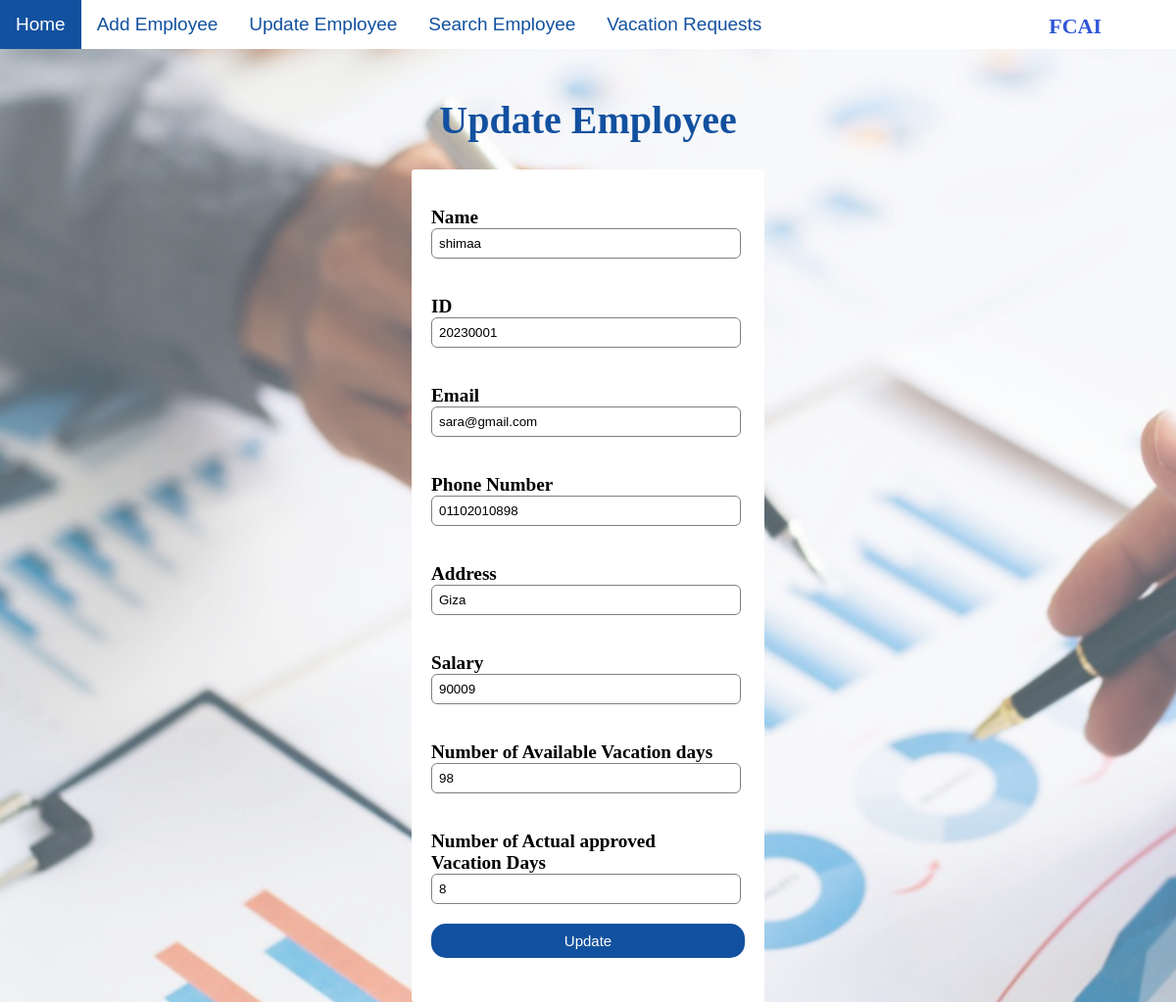
Page /update/update/20230001 on the earlier database version.
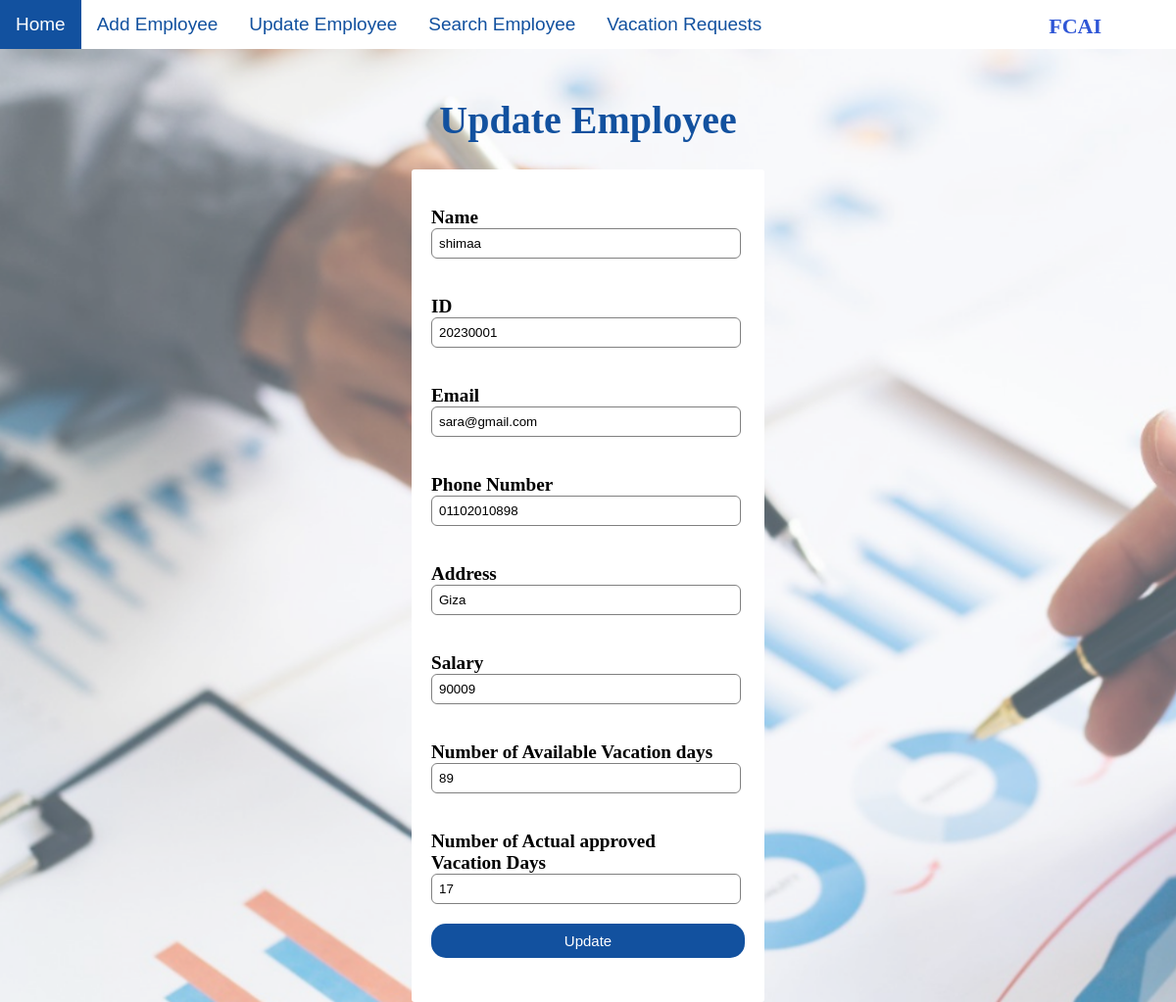
Same page on the later database version.
### HR/models.py (models this page shows)
class RegisterForm(models.Model):
    gndr=[
        ('Male','M'),('Female','F'),
        ]
    ms=[
        ('Single','Single'),('Married','Married'),
        ]
    stats=[
        ('Active','Active'),
        ('Inactive','Inactive'),
    ]
    EmployeeID = models.CharField(max_length=100,primary_key=True)
    EmployeeName = models.CharField(max_length=100)
    email = models.EmailField(max_length=100)
    phone = models.CharField(max_length=100)
    Addres = models.CharField(max_length=100)
    Salary = models.CharField(max_length=100)
    NumberVacation = models.IntegerField()
    NumberApprovedVacation = models.IntegerField()
    Date = models.DateField()
    Gender = models.CharField(max_length=8,choices=gndr)
    Status = models.CharField(max_length=8,choices=stats)
    MARITALSTATUE = models.CharField(max_length=8,choices=ms)

### HR/views.py (the view)
# urls.py: path('update/<int:EmployeeID>', views.update, name='update'),
def update(request, EmployeeID):
  mymember = RegisterForm.objects.get(EmployeeID=EmployeeID)
  template = loader.get_template('editinfo.html')
  context = {
    'mymember': mymember,
  }
  return HttpResponse(template.render(context, request))

### HR/templates/editinfo.html (shortened to what this page needs)
{% load static %}
{% block content%}
<!DOCTYPE html>
<html>
<head>
    <link rel="stylesheet" href="{% static 'css/updateEmployee.css' %}">
    {% include 'navbar.html' %}
</head>
<body>
    <h1 id = "head">Update Employee</h1>
    <div class="bigdiv">
        <form name="upform" action="updaterecord/{{ mymember.EmployeeID }}" method="POST" onsubmit='loadDoc()' >
            <div class="radio1">
                <div>
                    <br>
                    <label> Name</label>
                    <input class="nametbup" type="text" id="new" name="EmployeeName" value="{{ mymember.EmployeeName }}" > <br>
                </div>
                <br>
                <div>
                    <label> ID </label>
                    <input type="text" ID="newID"   name="EmployeeID"  value="{{ mymember.EmployeeID }}"><br>
                    <br>
                </div>
                <div>
                    <label> Email </label>
                    <input type="email" id="mail" name="email" value="{{mymember.email}}"><br>
                </div>
                <br>
                <div>
                    <label> Phone Number </label>
                    <input type="number" id="num" name="phone" value="{{mymember.phone}}"><br>
                </div>
                <br>
                <div>
                    <label> Address </label>
                    <input type="text" id="a" name="Addres" value="{{mymember.Addres}}"><br>
                </div>
                <br>
                <div>
                    <label> Salary </label>
                    <input type="number" id="s" name="Salary" value="{{mymember.Salary}}"> <br>
                </div>
                <br>
                <div>
                    <label> Number of Available Vacation days </label>
                    <input type="number" id="vacdays" name="NumberVacation" value="{{mymember.NumberVacation}}"> <br>
                </div>
                <br>
                <div>
                    <label> Number of Actual approved Vacation Days </label>
                    <input type="number" id="approved" name="NumberApprovedVacation" value="{{mymember.NumberApprovedVacation}}"> <br>
                </div>
                <br>
                <input type="submit" value="Update"><br>
        </form>
    </div>
</body>
</html>
{%endblock content %}

Differences in the rows shown:
changed RegisterForm "shimaa": NumberVacation "98" → "89"; NumberApprovedVacation "8" → "17"
